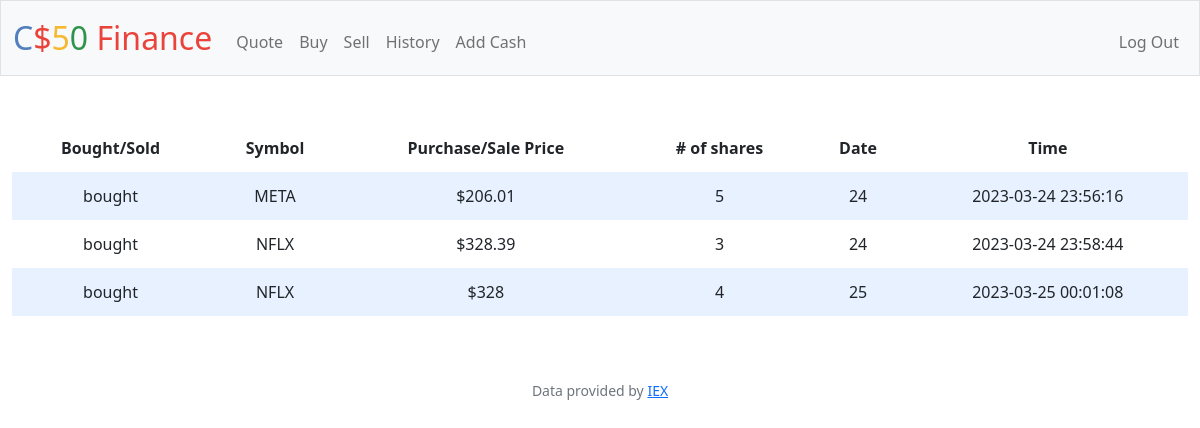
Screenshot of /history (signed in) with the database file from the repository.
### tables this page shows
CREATE TABLE history (username TEXT NOT NULL, month INTEGER NOT NULL, bos TEXT NOT NULL, date INTEGER, time INTEGER, company TEXT, nos INTEGER, price INTEGER);

### app.py (the view)
@app.route("/history")
@login_required
def history():
    history = db.execute("SELECT * FROM history WHERE username = ?", u)
    return render_template("history.html", history=history)

### app.py (called while the page is built)
@app.after_request
def after_request(response):
    response.headers["Cache-Control"] = "no-cache, no-store, must-revalidate"
    response.headers["Expires"] = 0
    response.headers["Pragma"] = "no-cache"
    return response

### helpers.py (called while the page is built)
def login_required(f):
    @wraps(f)
    def decorated_function(*args, **kwargs):
        if session.get("user_id") is None:
            return redirect("/login")
        return f(*args, **kwargs)
    return decorated_function

### templates/history.html (shortened to what this page needs)
{% extends "layout.html" %}
{% block main %}
    <table>
        <thead>
            <tr>
                <th>Bought/Sold</th>
                <th>Symbol</th>
                <th>Purchase/Sale Price</th>
                <th># of shares</th>
                <th>Date</th>
                <th>Time</th>
            </tr>
        </thead>
        <tbody>
            {% for histor in history %}
            <tr>
                    <td>{{ histor.bos }}</td>
                    <td>{{ histor.company }}</td>
                    <td>${{ histor.price }}</td>
                    <td>{{ histor.nos }}</td>
                    <td>{{ histor.date }}</td>
                    <td>{{ histor.time }}</td>
            </tr>
            {% endfor %}
        </tbody>
    </table>
{% endblock %}

### static/styles.css (style rules this page uses)
table { background-color: transparent; margin-bottom: 1rem; width: 100%; }
table th, table td { padding: 0.75rem; vertical-align: middle; }
tbody tr:nth-of-type(odd) { background-color: rgb(179, 208, 255, 0.3) }

### rows the page displays
history: bos "bought", company "META", price "206.01", nos "5", date "24", time "2023-03-24 23:56:16"
history: bos "bought", company "NFLX", price "328.39", nos "3", date "24", time "2023-03-24 23:58:44"
history: bos "bought", company "NFLX", price "328", nos "4", date "25", time "2023-03-25 00:01:08"
